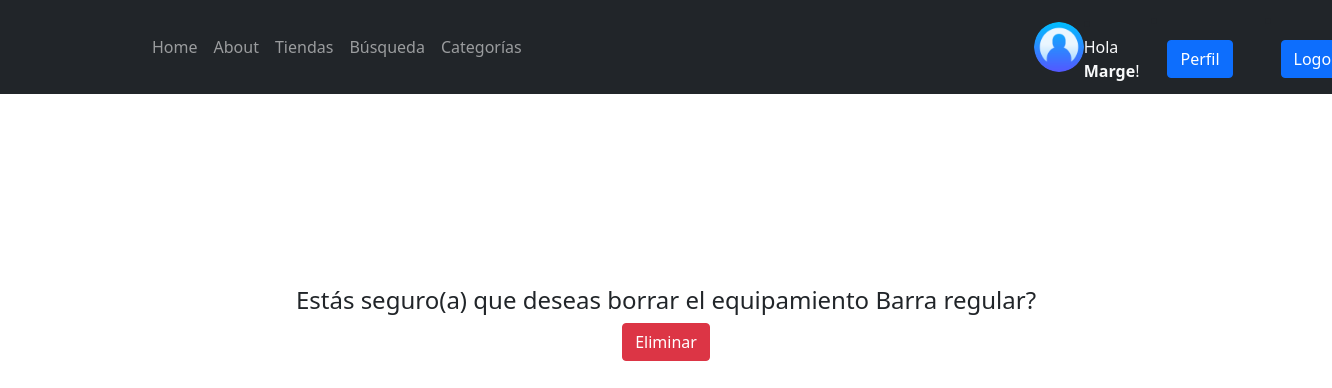
Page /funcionalBorrado/1/ (signed in) on the earlier database version.
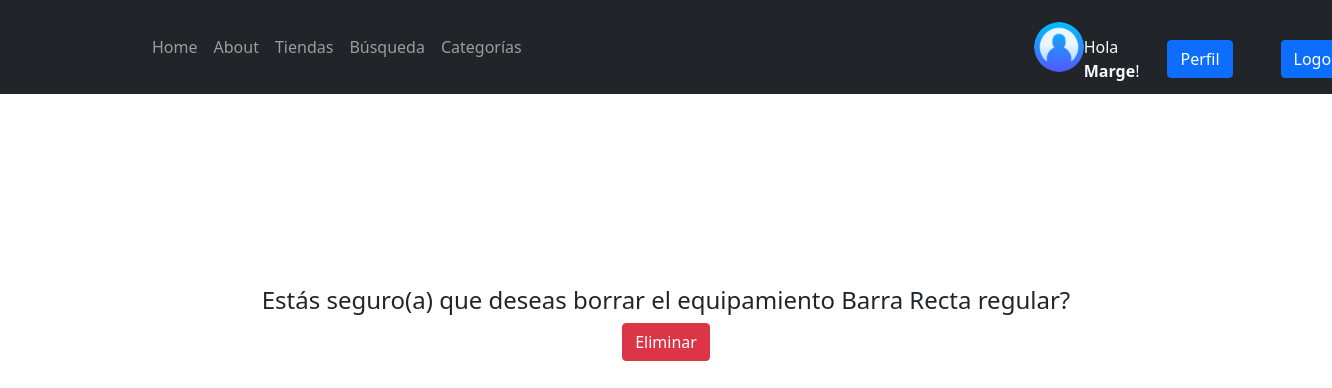
Same page on the later database version.
### EntrenamientoApp/models.py (models this page shows, shortened)
class Equipamiento(models.Model):
    equipamientoSeleccion = (
    ('gym','GYM'),
    ('funcional', 'FUNCIONAL'),
    ('futbol','FUTBOL'),
    ('boxeo','BOXEO'),
    ('basquet','BASQUET'),
    ('otro', 'Otro'),
    )
    usuario = models.ForeignKey(User, on_delete=models.CASCADE, null=True, blank=True)
    titulo = models.CharField(max_length=200)
    equipamiento = models.CharField(max_length=15, choices=equipamientoSeleccion, default='gym')
    marca = models.CharField(max_length=40)
    descripcion = models.TextField(null=True, blank=True)
    year = models.IntegerField()
    precio = models.DecimalField(max_digits=10, decimal_places=2)
    usado = models.BooleanField()
    fechaPublicacion = models.DateTimeField(auto_now_add=True)
    telefonoContacto = models.IntegerField()
    emailContacto = models.EmailField()
    imagenEquipamiento = models.ImageField(null=True, blank=True, upload_to="imagenes/")
    class Meta:
        ordering = ['usuario', '-fechaPublicacion']

### EntrenamientoApp/views.py (the view)
# urls.py: path('funcionalBorrado/<int:pk>/', FuncionalDelete.as_view(), name='funcional_eliminar'),
class FuncionalDelete(LoginRequiredMixin, DeleteView):
    model = Equipamiento
    success_url = reverse_lazy('funcionals')
    context_object_name = 'funcional'
    template_name = 'EntrenamientoApp/funcionalBorrado.html'

### EntrenamientoApp/templates/EntrenamientoApp/funcionalBorrado.html
{% extends 'EntrenamientoApp/home.html' %}
{% block content %}
<br>
<br>
<br>
<br>
<br>
<br>
<br>
<br>
{% if user.id == funcional.usuario.id %}
<div class="container text-center">
<form method="post">{% csrf_token %}
    <h4>Estás seguro(a) que deseas borrar el equipamiento {{funcional.titulo}} {{funcional.marca}}?</h4>
    <p>
        <button type="submit" class="btn btn-danger">Eliminar</button>
    </p>
</form>
</div>
{% else %}
<div class="container">
<h4>No tienes acceso a esta pagina!</h4>
</div>
{% endif %}
<br>
<br>
<br>
<br>
<br>
<br>
<br>
{% endblock %}

Differences in the rows shown:
changed Equipamiento "regular": titulo "Barra" → "Barra Recta"
